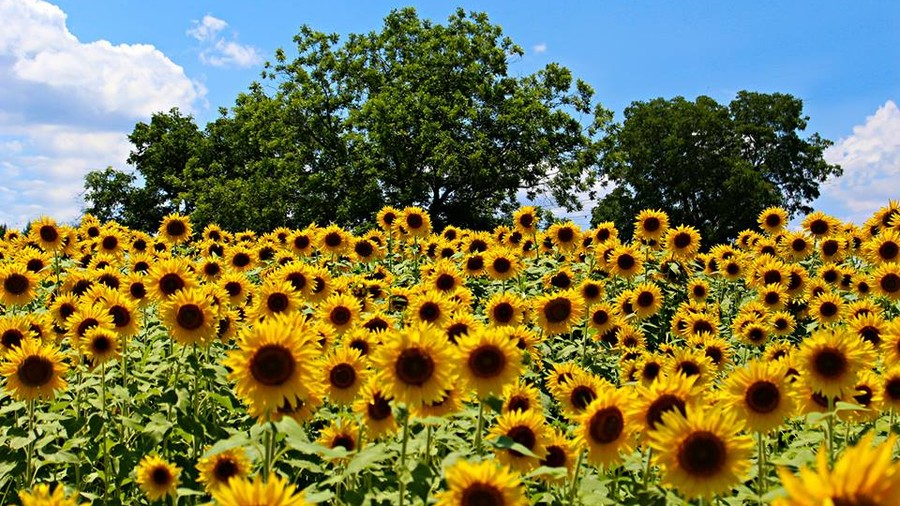
#> input picture vision/assignment2/sunflower.jpg, 900 x 506 px
$ jupyter execute heatImage.ipynb
#> lines starting #> are read from the running program, lines starting #| are printed output that depends on the picture
[cell 1]
"""
 heatImage : smoothing using laplacian filter

 create   : 2019/10/16
 modified : 2019/10/19
"""

[cell 2]
import matplotlib as mpl
import matplotlib.pyplot as plt
import time
import numpy as np

[cell 3]
# RGB2GRAY
def rgb2gray(rgb):
    return np.dot(rgb[..., :3], [0.2989, 0.5870, 0.1140])

[cell 4]
# convolution 2D
def conv2d(img, kernel, padding='same'):
    # Error handling
    if kernel.shape[0] != kernel.shape[1]:
        print("Use square filter!")
        return None

    if kernel.shape[0]%2 == 0 and kernel.shape[1]%2 == 0:
        print("filter size has to be odd")
        return None

    # Create result matrix
    result = np.zeros_like(img)

    # Calculate kernel size
    kernel_size = kernel.shape[0]

    # same padding
    if padding=='same':
        pad_size = int((kernel_size - 1) / 2)
    else:
        pad_size = 0
    img = np.pad(img, pad_size, mode='constant')

    # convolution
    width, height = img.shape
    offset = int(kernel_size / 2)
    for x in range(offset, width-offset):
        for y in range(offset, height-offset):
            result[x-offset, y-offset] = np.sum(img[x-offset:x+offset+1, y-offset:y+offset+1] * kernel)

    return result

[cell 5]
def filterImg(img, fil):
    """
        Paramters:
            1. img : input image
            2. fil : filter

        Return:
            1. the filtered image
    """
    return conv2d(img.copy(), fil, padding="same")

[cell 6]
# read image
img = mpl.image.imread("sunflower.jpg")
#> img is the input picture: shape (506, 900, 3); mean R, G, B 123, 121.6, 75.7
img = rgb2gray(img)
#> in rgb2gray, `return np.dot(rgb[..., :3], [0.2989, 0.5870, 0.1140])`:
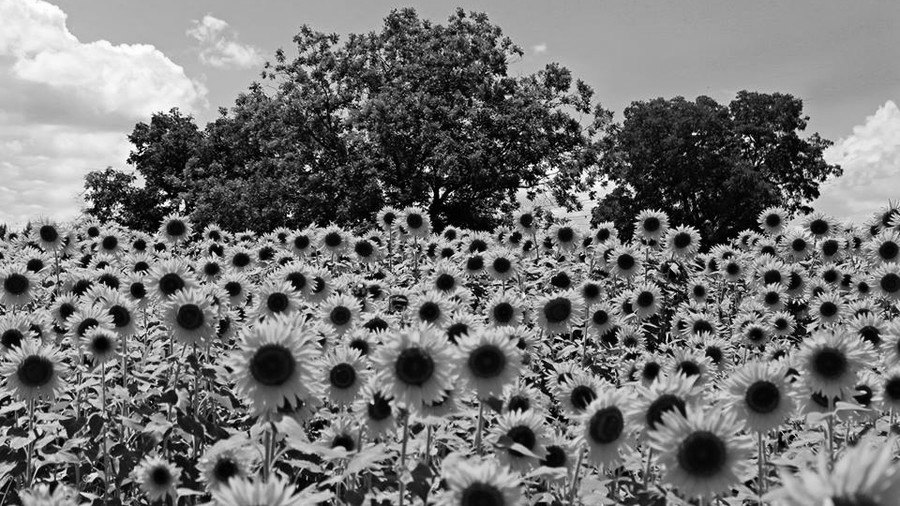
#> returned value: shape (506, 900) float64; min 0, max 255, mean 116.8
plt.imshow(img, cmap='gray')
